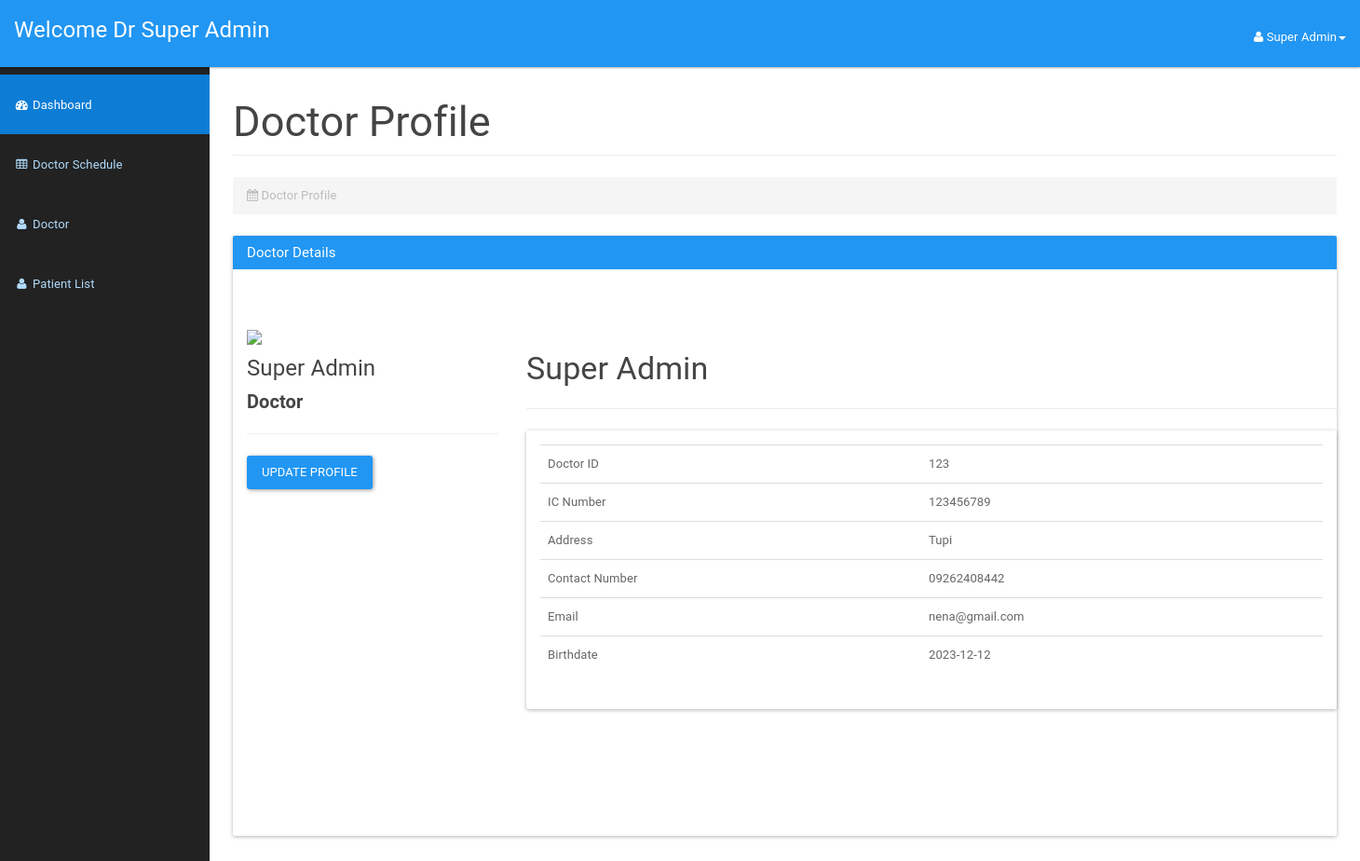
/doctor/doctorprofile.php (signed in), run on the app's committed database.
### tables this page shows
CREATE TABLE `doctor` (
  `icDoctor` bigint(12) NOT NULL,
  `password` varchar(20) NOT NULL,
  `doctorId` int(3) NOT NULL,
  `doctorFirstName` varchar(50) NOT NULL,
  `doctorLastName` varchar(50) NOT NULL,
  `doctorAddress` varchar(100) NOT NULL,
  `doctorPhone` varchar(15) NOT NULL,
  `doctorEmail` varchar(20) NOT NULL,
  `doctorDOB` date NOT NULL,
  `doctorRole` varchar(255) DEFAULT NULL
);

### doctor/doctorprofile.php (the view, shortened to what this page needs)
<?php
include_once '../assets/conn/dbconnect.php';
$usersession = $_SESSION['doctorSession'];
$res = mysqli_query($con, "SELECT * FROM doctor WHERE doctorId=" . $usersession);
$userRow = mysqli_fetch_array($res, MYSQLI_ASSOC);
?>
<!DOCTYPE html>
<html lang="en">
<head>
    <link href="assets/css/material.css" rel="stylesheet">
    <link href="assets/css/sb-admin.css" rel="stylesheet">
    <link href="assets/css/time/bootstrap-clockpicker.css" rel="stylesheet">
    <link href="assets/css/style.css" rel="stylesheet">
    <link href="assets/font-awesome/css/font-awesome.css" rel="stylesheet">
</head>
<body>
    <div id="wrapper">
        <nav class="navbar navbar-inverse navbar-fixed-top" role="navigation">
            <div class="navbar-header">
                <a class="navbar-brand" href="doctordashboard.php">Welcome Dr <?php echo $userRow['doctorFirstName']; ?> <?php echo $userRow['doctorLastName']; ?></a>
            </div>
            <ul class="nav navbar-right top-nav">
                <li class="dropdown">
                    <a href="#" class="dropdown-toggle" data-toggle="dropdown"><i class="fa fa-user"></i> <?php echo $userRow['doctorFirstName']; ?> <?php echo $userRow['doctorLastName']; ?><b class="caret"></b></a>
                </li>
            </ul>
            <div class="collapse navbar-collapse navbar-ex1-collapse">
                <ul class="nav navbar-nav side-nav">
                    <li class="active">
                        <a href="doctordashboard.php"><i class="fa fa-fw fa-dashboard"></i> Dashboard</a>
                    </li>
                    <?php
                    if ($userRow['doctorRole'] == 'superAdmin') {
                    ?>
                        <li>
                            <a href="addschedule.php"><i class="fa fa-fw fa-table"></i> Doctor Schedule</a>
                        </li>
                        <li>
                            <a href="doctor.php"><i class="fa fa-fw fa-user"></i> Doctor</a>
                        </li>
                        <li>
                            <a href="patientlist.php"><i class="fa fa-fw fa-user"></i> Patient List</a>
                        </li>
                    <?php
                    }
                    ?>
                </ul>
            </div>
        </nav>
        <div id="page-wrapper">
            <div class="container-fluid">
                <div class="row">
                    <div class="col-lg-12">
                        <h2 class="page-header">
                            Doctor Profile
                        </h2>
                        <ol class="breadcrumb">
                            <li class="active">
                                <i class="fa fa-calendar"></i> Doctor Profile
                            </li>
                        </ol>
                    </div>
                </div>
                <div class="panel panel-primary">
                    <div class="panel-heading">
                        <h3 class="panel-title">Doctor Details</h3>
                    </div>
                    <div class="panel-body">
                        <div class="container">
                            <section style="padding-bottom: 50px; padding-top: 50px;">
                                <div class="row">
                                    <div class="row">
                                        <div class="col-md-3 col-sm-3">
                                            <div class="user-wrapper">
                                                <img src="assets/img/doctor.png" class="img-responsive" />
                                                <div class="description">
                                                    <h4><?php echo $userRow['doctorFirstName']; ?> <?php echo $userRow['doctorLastName']; ?></h4>
                                                    <h5> <strong> Doctor </strong></h5>
                                                    <hr />
                                                    <button type="button" class="btn btn-primary" data-toggle="modal" data-target="#myModal">Update Profile</button>
                                                </div>
                                            </div>
                                        </div>
                                        <div class="col-md-9 col-sm-9  user-wrapper">
                                            <div class="description">
                                                <h3> <?php echo $userRow['doctorFirstName']; ?> <?php echo $userRow['doctorLastName']; ?> </h3>
                                                <hr />
                                                <div class="panel panel-default">
                                                    <div class="panel-body">
                                                        <table class="table table-user-information" align="center">
                                                            <tbody>
                                                                <tr>
                                                                    <td>Doctor ID</td>
                                                                    <td><?php echo $userRow['doctorId']; ?></td>
                                                                </tr>
                                                                <tr>
                                                                    <td>IC Number</td>
                                                                    <td><?php echo $userRow['icDoctor']; ?></td>
                                                                </tr>
                                                                <tr>
                                                                    <td>Address</td>
                                                                    <td><?php echo $userRow['doctorAddress']; ?></td>
                                                                </tr>
                                                                <tr>
                                                                    <td>Contact Number</td>
                                                                    <td><?php echo $userRow['doctorPhone']; ?>
                                                                    </td>
                                                                </tr>
                                                                <tr>
                                                                    <td>Email</td>
                                                                    <td><?php echo $userRow['doctorEmail']; ?>
                                                                    </td>
                                                                </tr>
                                                                <tr>
                                                                    <td>Birthdate</td>
                                                                    <td><?php echo $userRow['doctorDOB']; ?>
                                                                    </td>
                                                                </tr>
                                                            </tbody>
                                                        </table>
                                                    </div>
                                                </div>
                                            </div>
                                        </div>
                                    </div>
                                    <div class="col-md-4">
                                        <br /><br />
                                    </div>
                                </div>
                        </div>
                    </div>
                </div>
            </div>
</body>
</html>

### doctor/assets/css/sb-admin.css (style rules this page uses)
body { margin-top: 100px; background-color: #222; }
@media (min-width:768px) { body { margin-top: 50px; } }
#wrapper { padding-left: 0; }
#page-wrapper { min-height: 900px !important; width: 100%; padding: 0; background-color: #fff; }
@media (min-width:768px) { #wrapper { padding-left: 225px; } }
@media (min-width:768px) { #page-wrapper { padding: 10px; } }
.top-nav { padding: 0 15px; }
.top-nav>li { display: inline-block; float: left; }
.top-nav>li>a { padding-top: 17px; padding-bottom: 10px; line-height: 45px; color: white; }
@media (min-width:768px) { .side-nav { position: fixed; top: 80px; left: 225px; width: 225px; margin-left: -225px; border: none; border-radius: 0; overflow-y: auto; background-color: #222; bottom: 0; overflow-x: hidden; padding-bottom: 40px; } }
@media (min-width:768px) { .side-nav>li>a { width: 225px; } }

### data on the page
doctor: doctorFirstName "Super", doctorLastName "Admin", doctorId "123", icDoctor "123456789", doctorAddress "Tupi", doctorPhone "09262408442", doctorEmail "nena@gmail.com", doctorDOB "2023-12-12"
